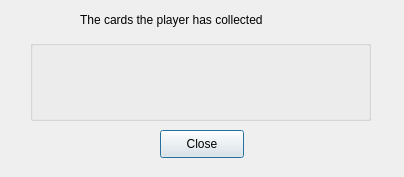
<?xml version="1.0" encoding="UTF-8"?>
<ui version="4.0">
 <class>PlayersCards</class>
 <widget class="QDialog" name="PlayersCards">
  <property name="geometry">
   <rect>
    <x>0</x>
    <y>0</y>
    <width>404</width>
    <height>177</height>
   </rect>
  </property>
  <property name="windowTitle">
   <string>Dialog</string>
  </property>
  <widget class="QGroupBox" name="playerCardsGroupBox">
   <property name="geometry">
    <rect>
     <x>30</x>
     <y>40</y>
     <width>341</width>
     <height>81</height>
    </rect>
   </property>
   <property name="title">
    <string/>
   </property>
  </widget>
  <widget class="QLabel" name="label">
   <property name="geometry">
    <rect>
     <x>80</x>
     <y>10</y>
     <width>231</width>
     <height>20</height>
    </rect>
   </property>
   <property name="text">
    <string>The cards the player has collected</string>
   </property>
  </widget>
  <widget class="QPushButton" name="closePushButton">
   <property name="geometry">
    <rect>
     <x>160</x>
     <y>130</y>
     <width>84</width>
     <height>28</height>
    </rect>
   </property>
   <property name="text">
    <string>Close</string>
   </property>
  </widget>
 </widget>
 <resources/>
 <connections>
  <connection>
   <sender>closePushButton</sender>
   <signal>clicked()</signal>
   <receiver>PlayersCards</receiver>
   <slot>close()</slot>
   <hints>
    <hint type="sourcelabel">
     <x>140</x>
     <y>122</y>
    </hint>
    <hint type="destinationlabel">
     <x>173</x>
     <y>121</y>
    </hint>
   </hints>
  </connection>
 </connections>
</ui>
